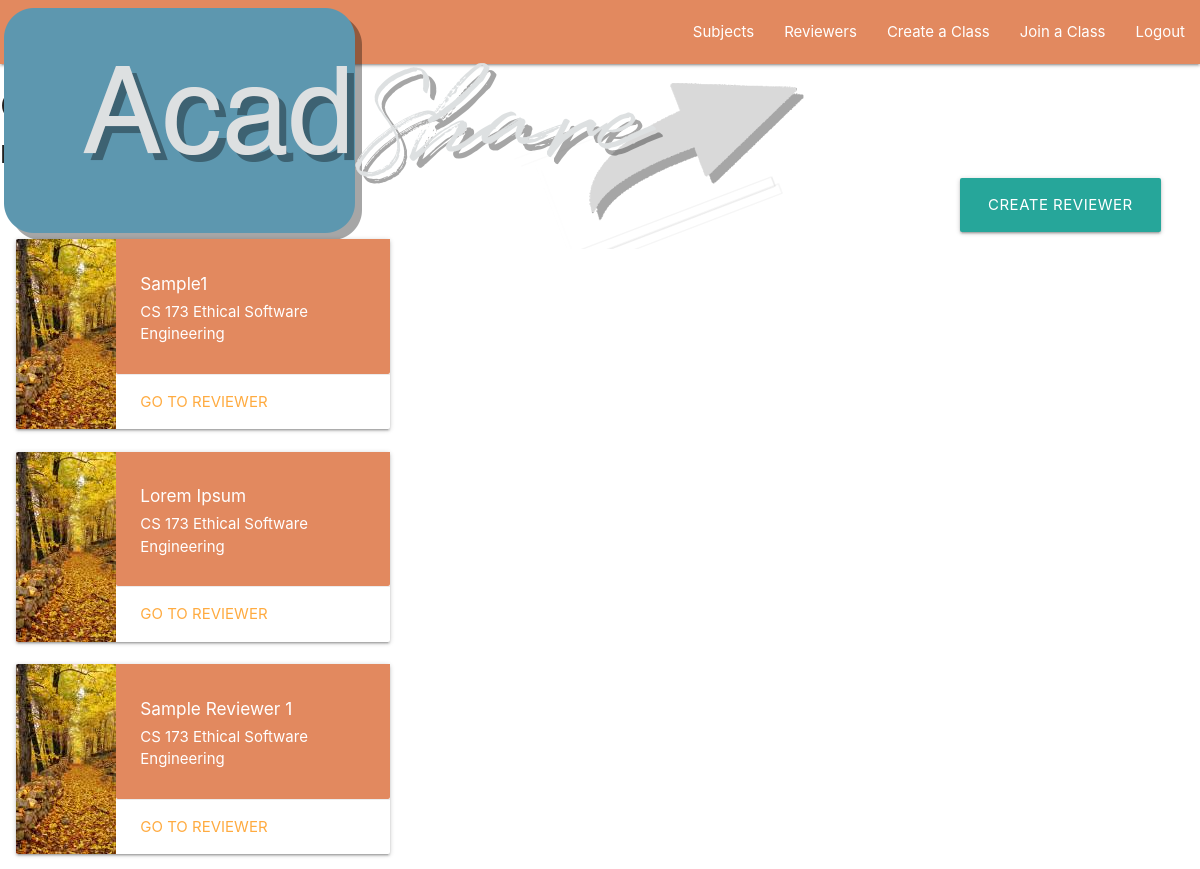
Page /home/subjects/1/ (signed in) on the committed database.
### registration/models.py (models this page shows, shortened)
class reviewers(models.Model):
    subject = models.ForeignKey(subject, on_delete=models.CASCADE, related_name = "reviewerSubject")
    reviewerId = models.AutoField(primary_key=True)
    reviewerTitle = models.CharField(max_length=100)
    reviewerFile = models.FileField(upload_to='Desktop/', blank=True)
    reviewerContent = models.CharField(max_length=99999, null=True)

class subject(models.Model):
    id = models.AutoField(primary_key=True)
    subjectTitle = models.CharField(max_length=20)
    subjectName = models.CharField(max_length=50)
    classCode = models.CharField(max_length=50)

### registration/views.py (the view)
# urls.py: path('home/subjects/<int:subject_id>/', views.showSubject, name='showSubject'),
@login_required
def showSubject(request, subject_id):
    user=request.user
    specifiedSubject = subject.objects.get(id=subject_id)
    reviewerList = reviewers.objects.filter(subject=specifiedSubject)
    return render(request, 'registration/subjectPage.html', {'subject':specifiedSubject, 'reviewers': reviewerList})

### registration/templates/registration/subjectPage.html
{% extends "./base.html"%}
{% load static %}
{%block content%}
<body style="background-color: #ffffff">
  <div>
    <div syle="display: inline;">
    <h4>{{subject.subjectTitle}}</h4>
    <h5>Reviewers</h5>
    <a class="waves-effect waves-light btn-large" style="left: 80%;" href="createReviewer">Create Reviewer</a>
  </div>
    <div class="column-cards">
    {% if reviewers %}
    {% for specifiedReviewer in reviewers %}
    <div class="row">
    <div class="col s12 m4">
    <div class="card horizontal">
      <div class="card-image">
        <img src="{% static 'registration/img/cardSample.jpg' %}">
      </div>
      <div class="card-stacked">
        <div class="card-content white-text" style="background: #E2895F">
          <h6>{{specifiedReviewer.reviewerTitle}}</h6>
          <h7>{{specifiedReviewer.subject.subjectTitle}}</h7>
          <h7>{{specifiedReviewer.subject.subjectName}}</h7>
        </div>
        <div class="card-action">
          <a href="/home/reviewers/{{specifiedReviewer.reviewerId}}/">Go to reviewer</a>
        </div>
      </div>
    </div>
  </div>
  </div>
    {% endfor %}
    {% endif %}
    </div>
  </div>
</body>
{% endblock content %}

### registration/static/registration/css/AcadShare.css (style rules this page uses)
body { background-color: #E2895F; }
.column-cards { float: left; width: 100%; padding: 0 10px; }
.row { margin: 0 -5px; }
.row:after { content: ""; display: table; clear: both; }

### rows in the picture
reviewers: reviewerTitle "Sample1", subject.subjectTitle "CS 173", subject.subjectName "Ethical Software Engineering"
reviewers: reviewerTitle "Lorem Ipsum", subject.subjectTitle "CS 173", subject.subjectName "Ethical Software Engineering"
reviewers: reviewerTitle "Sample Reviewer 1", subject.subjectTitle "CS 173", subject.subjectName "Ethical Software Engineering"
